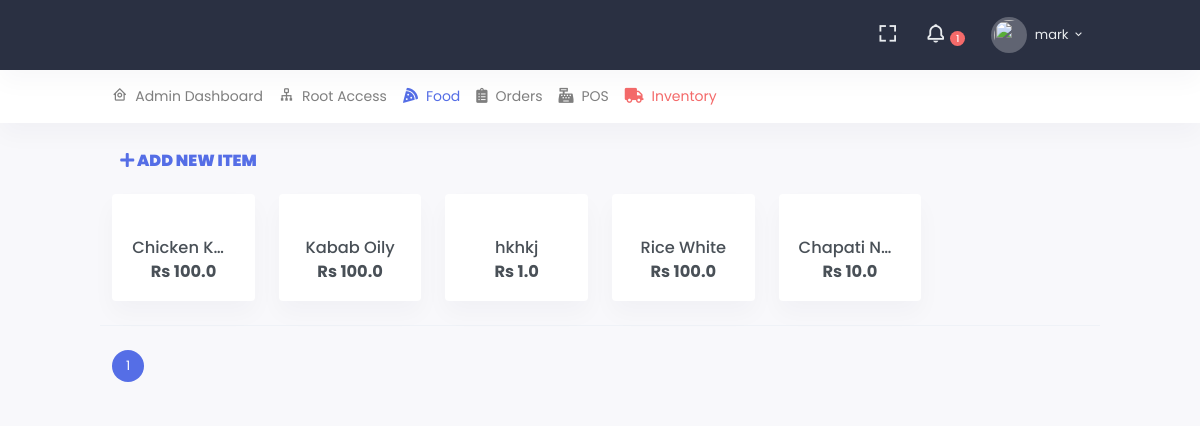
/admins/product/ (signed in), run on an earlier commit of the app's database.
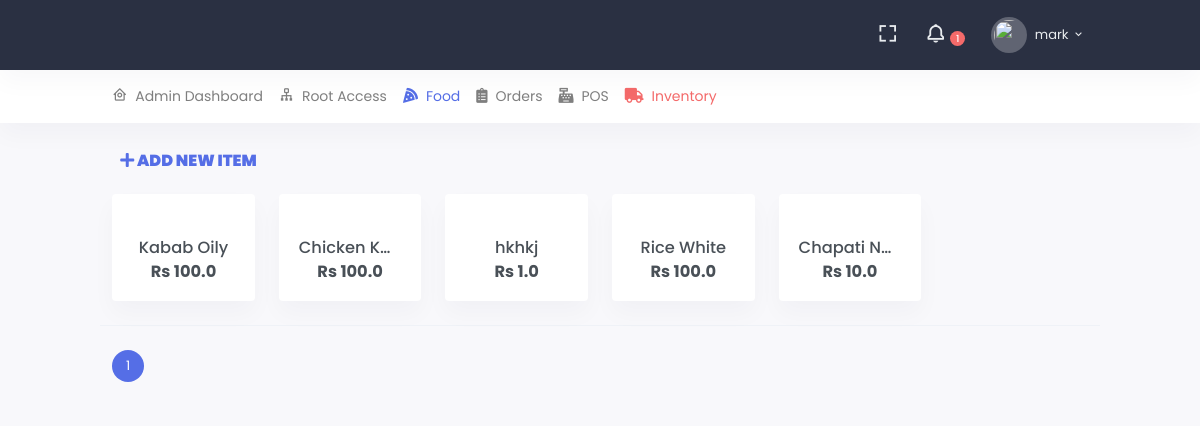
And on a later commit of the database.
### src/admins/models.py (models this page shows, shortened)
class Product(models.Model):
    name = models.CharField(max_length=255)
    desc = models.TextField(null=True, blank=True, default='Description not provided yet')
    image = ResizedImageField(
        upload_to='accounts/images/profiles/', null=True, blank=True, size=[350, 350], quality=75, force_format='PNG',
        help_text='size of logo must be 400*400 and format must be png image file', crop=['middle', 'center']
    )
    price_in = models.FloatField(default=1, help_text="Retail price")
    price_out = models.FloatField(default=1, help_text="Sale Price")
    total_quantity_sold = models.PositiveIntegerField(default=0, blank=True)
    total_sales_amount = models.PositiveIntegerField(default=0, blank=True)
    is_active = models.BooleanField(default=True)
    created_on = models.DateTimeField(auto_now_add=True)
    class Meta:
        ordering = ('-total_quantity_sold',)

### src/admins/views.py (the view)
# urls.py: path('admins/product/', views.ProductListView.as_view(), name='admins_product_list'),
@method_decorator(login_required, name='dispatch')
class ProductListView(ListView):
    model = Product
    paginate_by = 50

### src/accounts/models.py (called while the page is built)
    def __str__(self):
        return self.username

### src/admins/templates/admins/product_list.html (shortened to what this page needs)
{% extends 'core/base.html' %}
{% load static %}
{% block page_heading %}
    <p class="mb-0 pl-2">
        <a href="{% url 'admins_product_create' %}">
            <b>
                <i class="fa fa-plus"></i> Add New Item
            </b>
        </a>
    </p>
{% endblock %}
{% block content %}
    <div class="row">
        {% if object_list %}
            {% for object in object_list %}
                <div class="col-xl-2 col-sm-6">
                    <div class="card">
                        <div class="card-body">
                            <a href="{% url 'admins_product_detail' object.pk %}">
                                <div class="mt-4 text-center">
                                    <h5 class="mb-1 text-truncate">{{ object.name }}</h5>
                                    <h5 class="my-0"><b>Rs {{ object.price_out }}</b></h5>
                                </div>
                            </a>
                        </div>
                    </div>
                </div>
            {% endfor %}
        {% else %}
            <p class="mb-0 text-danger"><b>No Food Items available now</b></p>
        {% endif %}
    </div>
    {% if object_list %}
        <div class="row border-top">
            <div class="col-lg-12">
                <ul class="pagination pagination-rounded mt-4">
                    <li class="page-item active">
                        <a class="page-link">{{ page_obj.number }}</a>
                    </li>
                </ul>
            </div>
        </div>
    {% endif %}
{% endblock %}

What changed in the data, as far as the page shows it:
changed Product "Kabab Oily": moves up the list
